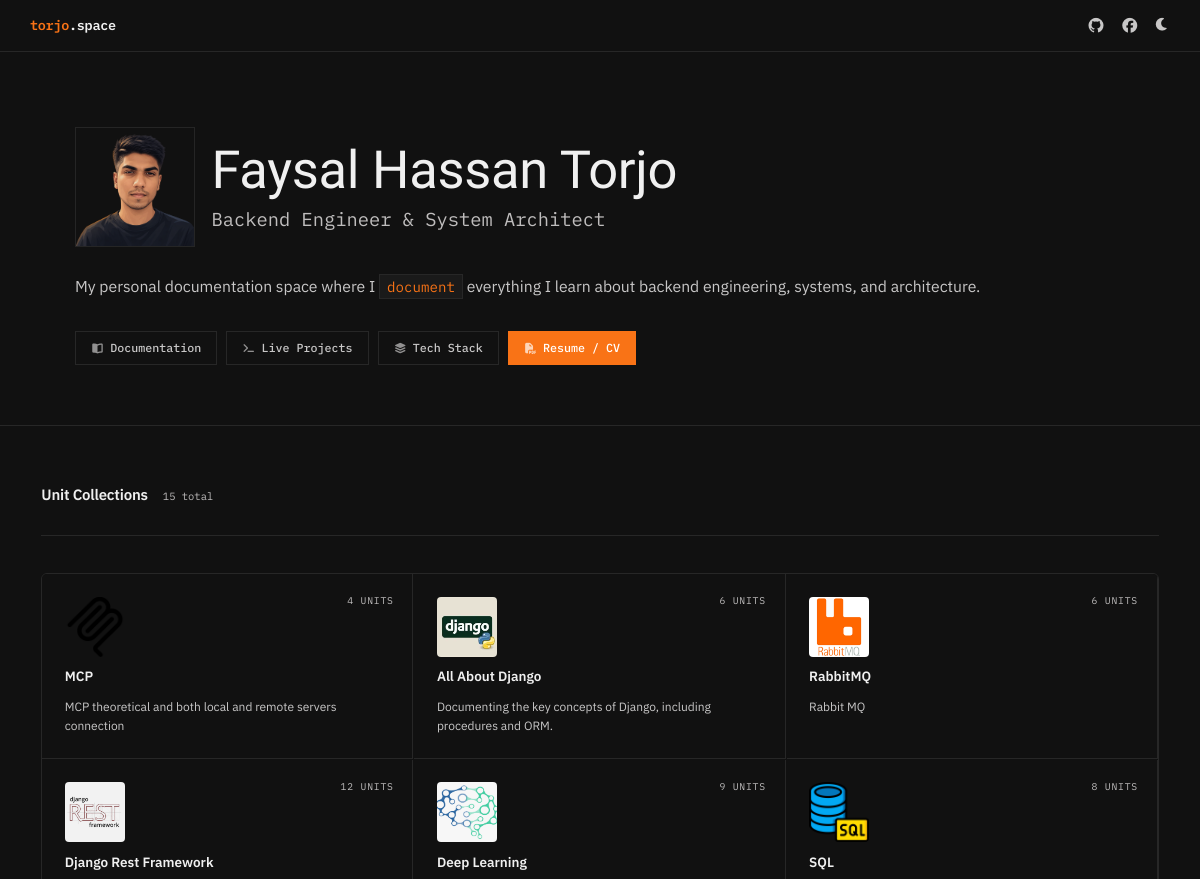
/ (upper part), run on an earlier commit of the app's database.
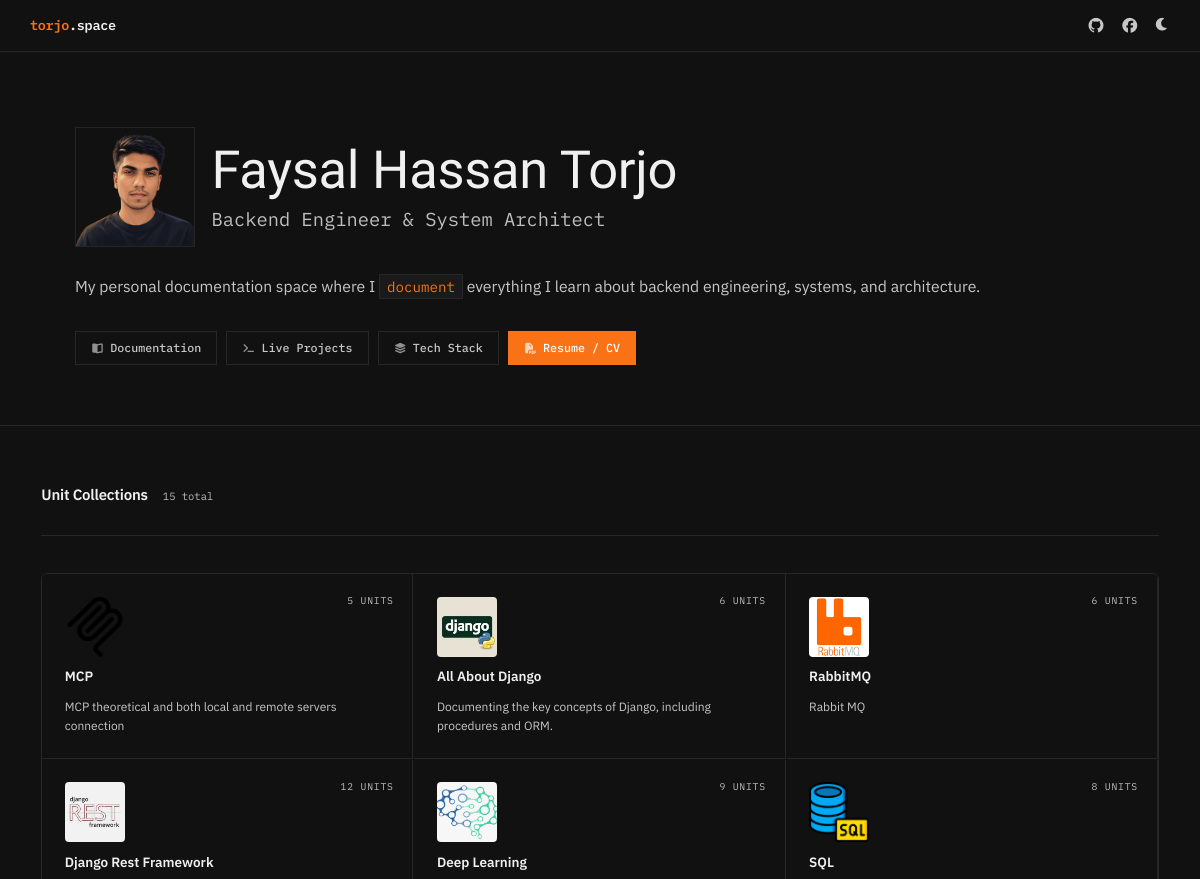
And on a later commit of the database.
### doc/models.py (models this page shows, shortened)
class Collection(models.Model):
    title = models.CharField(max_length=200)
    slug = models.SlugField(unique=True, blank=True)
    description = models.TextField()
    created_by = models.ForeignKey(User, on_delete=models.CASCADE)
    created_at = models.DateTimeField(auto_now_add=True)
    updated_at = models.DateTimeField(auto_now=True)
    is_published = models.BooleanField(default=False)
    bg = models.ImageField(upload_to='collection_backgrounds/', blank=True, null=True)
    @property
    def imageURL(self):
        try:
            url = self.bg.url
        except:
            url = ''
        return url
    class Meta:
        ordering = ['-created_at']

### doc/views.py (the view)
# urls.py: path('', views.collection_list, name='collection_list'),
def collection_list(request):
    collections = Collection.objects.all().order_by('-updated_at')
    projects = Project.objects.all()
    techs = Technology.objects.all()
    return render(request, 'doc/backup.html', {'collections': collections, 'projects': projects, 'techs': techs})

### doc/templates/doc/backup.html (shortened to what this page needs)
{% extends 'doc/base.html' %}
{% block content %}
{% load static %}
<section class="hero">
    <div class="container px-4 px-md-5">
        <div class="hero-top">
            <img src="{% static 'doc/images/dp-main.png' %}" class="hero-portrait" alt="Faysal Hassan Torjo">
            <div>
                <h1 class="hero-name">Faysal Hassan Torjo</h1>
                <p class="hero-role">Backend Engineer &amp; System Architect</p>
            </div>
        </div>
        <p class="hero-bio">
            My personal documentation space where I <code>document</code> everything I learn about backend engineering, systems, and architecture.
        </p>
        <div class="hero-links">
            <a href="#collection-list" class="hlink">
                <i class="fas fa-book-open"></i> Documentation
            </a>
            <a href="#project-list" class="hlink">
                <i class="fas fa-terminal"></i> Live Projects
            </a>
            <a href="#skills" class="hlink">
                <i class="fas fa-layer-group"></i> Tech Stack
            </a>
            <a href="https://docs.google.com/document/d/13Kw-IVmG9K1GL2rYFSaoDpfLYZiXT6uvFbILa4drZ1E/edit?usp=sharing" target="_blank" rel="noopener" class="hlink primary">
                <i class="fas fa-file-pdf"></i> Resume / CV
            </a>
        </div>
    </div>
</section>
<section id="collection-list">
    <div class="container">
        <div class="sec-header">
            <h2 class="sec-title">Unit Collections</h2>
            <span class="sec-meta">{{ collections.count }} total</span>
        </div>
        <div class="coll-grid">
            {% for collection in collections %}
            <a href="{% url 'collection_detail' collection.slug %}" class="coll-card">
                <div class="coll-units">{{ collection.topics.count }} units</div>
                <img src="{{ collection.imageURL }}" class="coll-img" alt="">
                <h3 class="coll-title">{{ collection.title }}</h3>
                <p class="coll-desc">{{ collection.description|default:"No description available." }}</p>
            </a>
            {% endfor %}
        </div>
    </div>
</section>
{% endblock %}

What changed in the data, as far as the page shows it:
changed Collection "MCP": topics.count "4" → "5"
